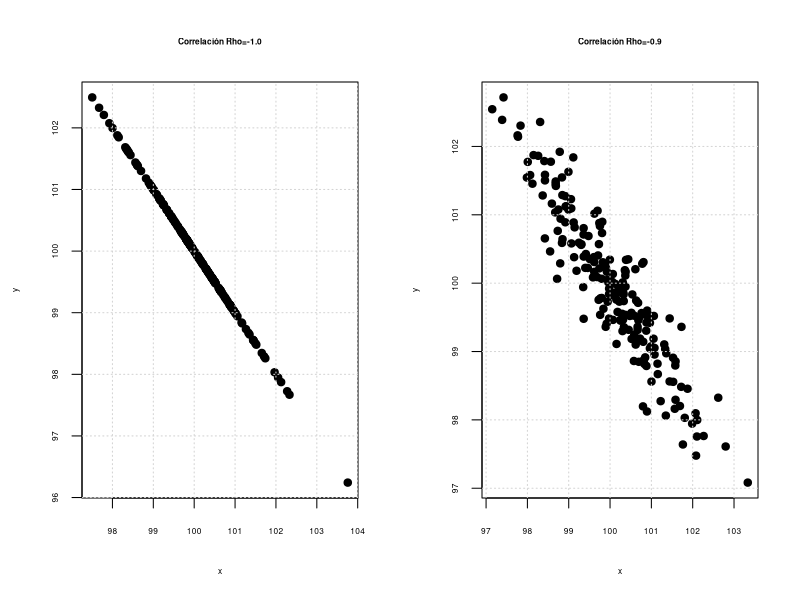
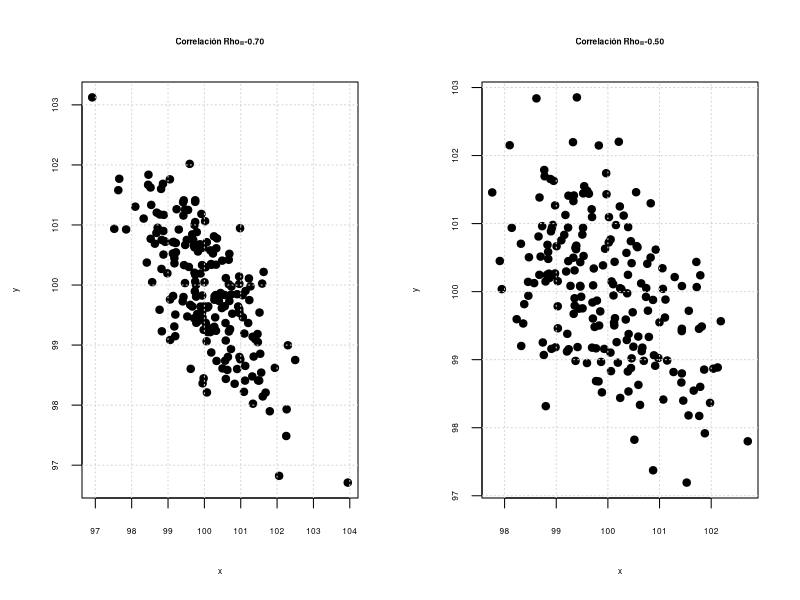
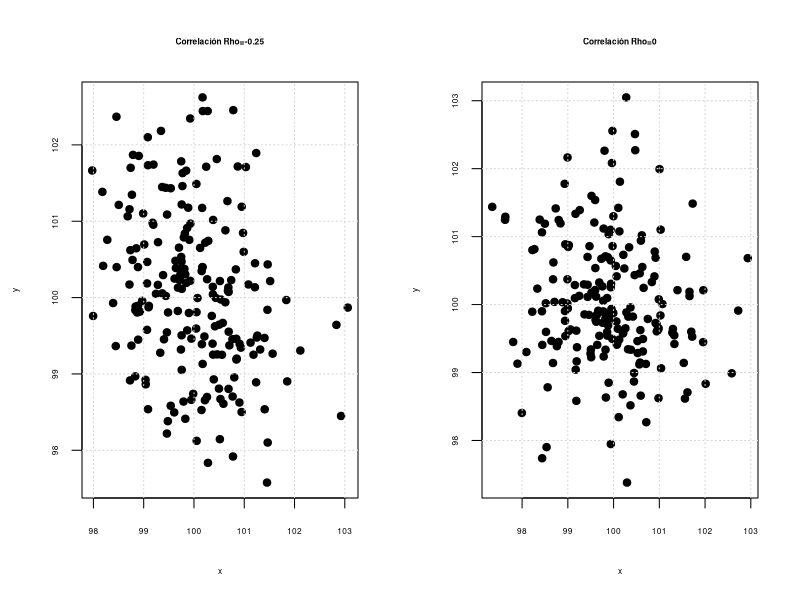
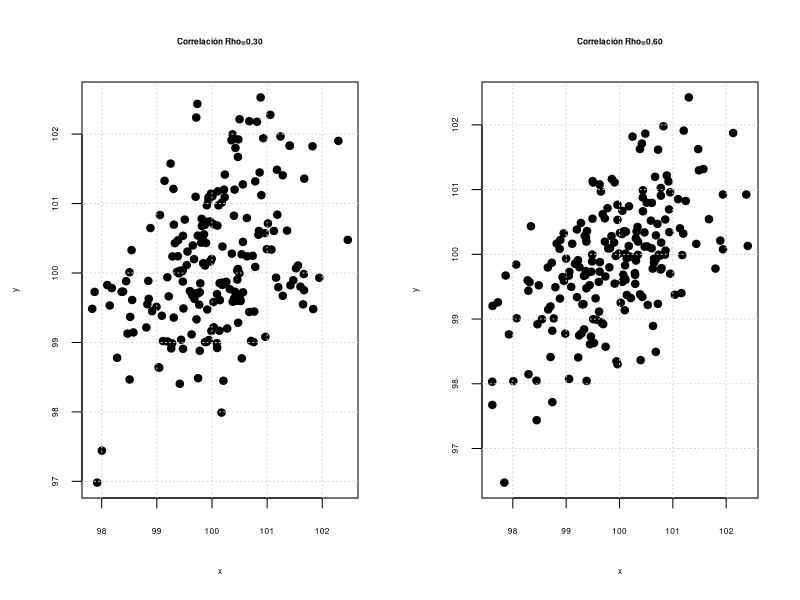
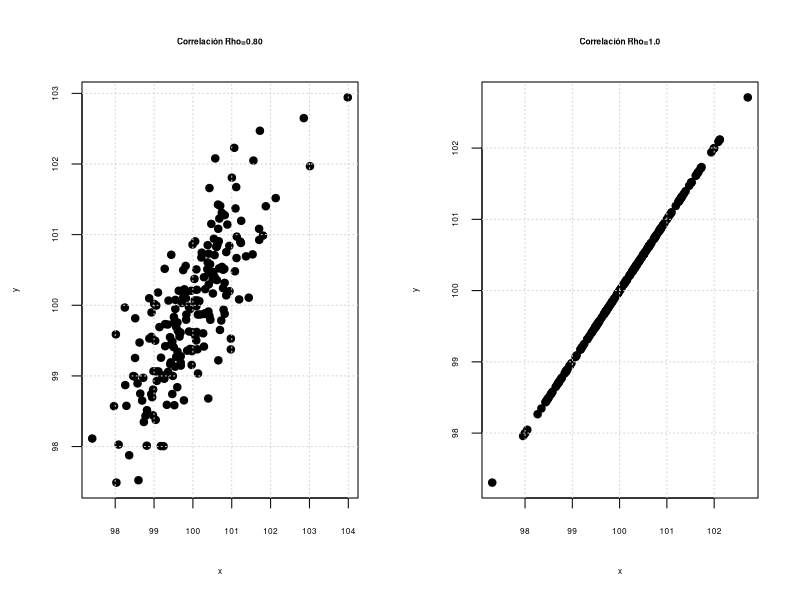
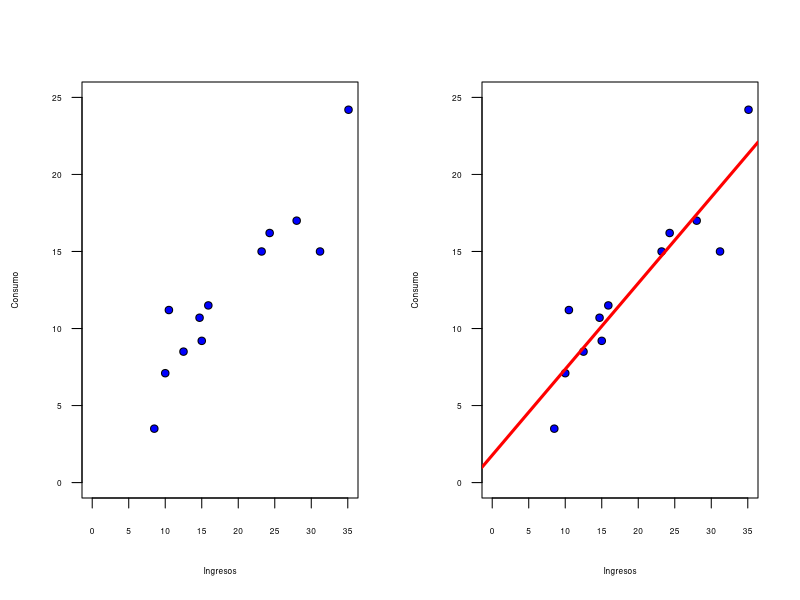
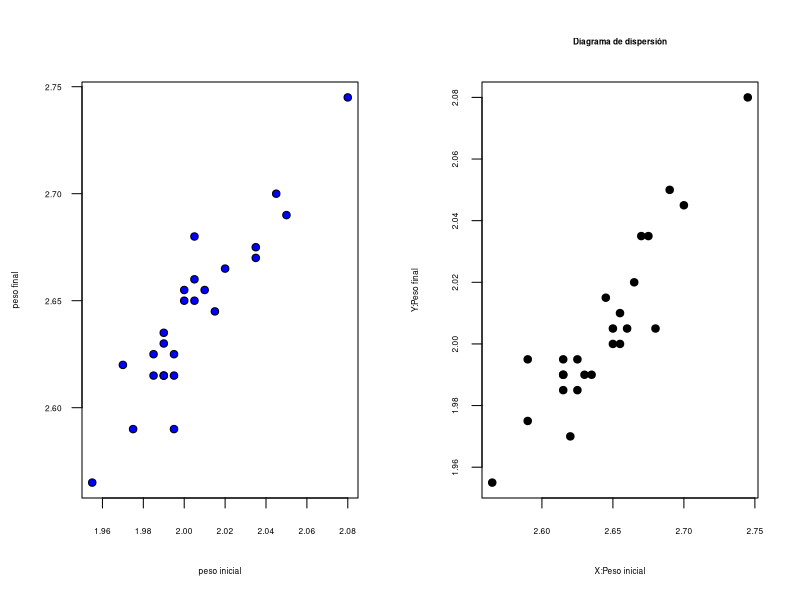
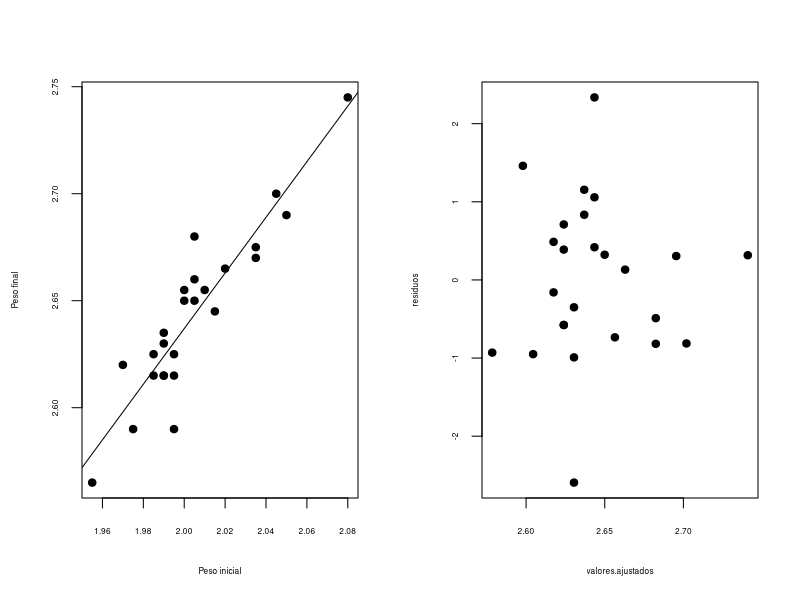

Recreate these plots in R, in order.
## ---- chunk 1
knitr::opts_chunk$set(echo = TRUE,comment = NA)
library(lmtest)

# colores
c0="#0DA5A6" # VERDE CLARO
c1="#E77C00" # NARANJA
c2="#6666FF" # AZUL  
c3="#4CBFBA" # VERDE CLARO  
c4="#E09600" # AMARILLO  
c5="#BC2B6A" # MORADO  

## ---- chunk 2
gen.corr.data<- function(rho,n){
  x <- rnorm(n)
  z <- rnorm(n)
  y<- rho*x + sqrt(1-rho^2)*z
    result <-cbind(y,x)
  return(result)
}
par(mfrow = c(1, 2),
    mar = c(5, 4, 4, 2) + 0.1,
                cex.lab=.5,  # tamaño de etiqueta ejes
                cex.axis=.5, # tamaño escalas de los ejes 
                cex.main=.5, # tamaño del titulo
                cex.sub=.5)

muestra<-gen.corr.data(-1,200)
x=muestra[,2]+100
y=muestra[,1]+100
plot(x,y, pch=19,main="Correlación Rho=-1.0")
grid()

muestra<-gen.corr.data(-0.90,200)
x=muestra[,2]+100
y=muestra[,1]+100
plot(x,y, pch=19,main="Correlación Rho=-0.9")
grid()

muestra<-gen.corr.data(-0.7,200)
x=muestra[,2]+100
y=muestra[,1]+100
plot(x,y, pch=19,main="Correlación Rho=-0.70")
grid()

muestra<-gen.corr.data(-0.50,200)
x=muestra[,2]+100
y=muestra[,1]+100
plot(x,y, pch=19,main="Correlación Rho=-0.50")
grid()

muestra<-gen.corr.data(-0.25,200)
x=muestra[,2]+100
y=muestra[,1]+100
plot(x,y, pch=19,main="Correlación Rho=-0.25")
grid()

muestra<-gen.corr.data(0,200)
x=muestra[,2]+100
y=muestra[,1]+100
plot(x,y, pch=19,main="Correlación Rho=0")
grid()


muestra<-gen.corr.data(0.3,200)
x=muestra[,2]+100
y=muestra[,1]+100
plot(x,y, pch=19,main="Correlación Rho=0.30")
grid()


muestra<-gen.corr.data(0.60,200)
x=muestra[,2]+100
y=muestra[,1]+100
plot(x,y, pch=19,main="Correlación Rho=0.60")
grid()


muestra<-gen.corr.data(0.8,200)
x=muestra[,2]+100
y=muestra[,1]+100
plot(x,y, pch=19,main="Correlación Rho=0.80")
grid()

muestra<-gen.corr.data(1,200)
x=muestra[,2]+100
y=muestra[,1]+100
plot(x,y, pch=19,main="Correlación Rho=1.0")
grid()

## ---- chunk 3
x=c(24.3,12.5,31.2,28,35.1,10.5,23.2,10,8.5,15.9,14.7,15)
y=c(16.2,8.5,15,17,24.2,11.2,15,7.1,3.5,11.5,10.7,9.2)

plot(x,y, xlab = "Ingresos", ylab = "Consumo",
pch=21, bg="blue", xlim=c(0,35), ylim=c(0,25), las=1)
## ---- chunk 4
plot(x,y, xlab = "Ingresos", ylab = "Consumo",
pch=21, bg="blue", xlim=c(0,35), ylim=c(0,25), las=1)
regresion=lm(y ~ x)
abline(regresion, col="red", lwd=3)
## ---- chunk 5
regresion=lm(y ~ x)
summary(regresion)
## ---- chunk 6
yhat=predict(regresion)
u=yhat-y
u
## ---- chunk 7

summary(u)
t.test(u, mu=0)
## ---- chunk 8
library(lmtest)
gqtest(y~x)
## ---- chunk 9
shapiro.test(u)
## ---- chunk 10
lmtest::dwtest(y~x)
## ---- chunk 11
summary(regresion)
## ---- chunk 12
anova(regresion)
## ---- chunk 13
	y=c(2.745, 2.700, 2.690, 2.680, 2.675, 2.670, 2.665, 2.660, 2.655, 2.655, 2.650, 2.650, 2.645, 2.635, 2.630, 2.625, 2.625, 2.620, 2.615, 2.615, 2.615, 2.615, 2.590, 2.590, 2.565)
	x=c(2.080, 2.045, 2.050, 2.005, 2.035, 2.035, 2.020, 2.005, 2.010, 2.000, 2.000, 2.005, 2.015, 1.990, 1.990, 1.995, 1.985, 1.970, 1.985, 1.990, 1.995, 1.990, 1.975, 1.995, 1.955)

plot(x,y, xlab = "peso inicial", ylab = "peso final", pch=21, bg="blue", las=1)
## ---- chunk 14
y=c(2.745, 2.700, 2.690, 2.680, 2.675, 2.670, 2.665, 2.660, 2.655, 2.655, 2.650, 2.650, 2.645, 2.635, 2.630, 2.625, 2.625, 2.620, 2.615, 2.615, 2.615, 2.615, 2.590, 2.590, 2.565)
x=c(2.080, 2.045, 2.050, 2.005, 2.035, 2.035, 2.020, 2.005, 2.010, 2.000, 2.000, 2.005, 2.015, 1.990, 1.990, 1.995, 1.985, 1.970, 1.985, 1.990, 1.995, 1.990, 1.975, 1.995, 1.955)
	
unos=rep(1,25)       # vector de unos
X=matrix(c(unos,x),nrow=25) # matriz X 
	
# Estimador MCO - Enfoque matricial
b=solve(t(X)%*%X)%*%(t(X)%*%y)
b    # vector de estimadores 
## ---- chunk 15
regresion=lm(y~x)
summary(regresion)
## ---- chunk 16
residuos=regresion$residuals
summary(residuos)
t.test(residuos)
## ---- chunk 17
# Es necesario cargar el paquete 
library(lmtest)
dwtest(y~x)
## ---- chunk 18
	shapiro.test(residuos)
## ---- chunk 19
# Supuesto de varianza constante de errores o homoscedasticidad
summary(
lm(residuos^2 ~ x))
## ---- chunk 20
y=c(2.745, 2.700, 2.690, 2.680, 2.675, 2.670, 2.665, 2.660, 2.655, 2.655, 2.650, 2.650, 2.645, 2.635, 2.630, 2.625, 2.625, 2.620, 2.615, 2.615, 2.615, 2.615, 2.590, 2.590, 2.565)
		x=c(2.080, 2.045, 2.050, 2.005, 2.035, 2.035, 2.020, 2.005, 2.010, 2.000, 2.000, 2.005, 2.015, 1.990, 1.990, 1.995, 1.985, 1.970, 1.985, 1.990, 1.995, 1.990, 1.975, 1.995, 1.955)
		
		# Descriptivas
		summary(y); summary(x)
## ---- chunk 21
# Diagrama de dispersión X vs Y
		plot(y,x, main="Diagrama de dispersión",xlab="X:Peso inicial", 
		     ylab="Y:Peso final", pch=19)
## ---- chunk 22
# Estimación por MCO
		regresion=lm(y~x)
		summary(regresion)
		confint(regresion)
		plot(y~x, xlab = "Peso inicial", ylab = "Peso final", pch=19)
		abline(regresion)
## ---- chunk 23
# Analisis de la varianza
		anova(regresion)
## ---- chunk 24
# Residuos
		residuos <- rstandard(regresion)
		valores.ajustados <- fitted(regresion)
		plot(valores.ajustados, residuos, pch=19)
## ---- chunk 25
# Diagnostico de normalidad
		qqnorm(residuos, main="Normalidad de los Residuales")
		qqline(residuos)
		plot(y,x, xlab = "peso-F", ylab = "peso-b", pch=19)
		abline(y~x)
## ---- chunk 26
# validación de supuestos del modelo
		residuos=rstandard(regresion)
		valores.ajustados <- fitted(regresion)
		plot(valores.ajustados, residuos,  pch=19)
		lmtest::dwtest(y~x)
		lmtest::bgtest(y~x)
		lmtest::resettest(y~x , power=2, type="regressor")
		shapiro.test(residuos)
## ---- chunk 27
curve(.2*x^2, from=1, to=20, n=500, xlab="x", ylab="y",col="blue", lwd=2, main="(1a)")
curve(.2*x^1, from=1, to=20, n=500, xlab="x", ylab="y",col="red", lwd=2, main="(1b)")
curve(.2*x^0.1, from=1, to=20, n=500, xlab="x", ylab="y",col="green", lwd=2, main="(1c)")
## ---- chunk 28
curve(exp(-2*x), from=1, to=20, n=500, xlab="x", ylab="y",col="blue", lwd=2, main="(1a)")
curve(exp(2*x), from=1, to=20, n=500, xlab="x", ylab="y",col="green", lwd=2, main="(1c)")
## ---- chunk 29
curve(2-3*log(x), from=1, to=20, n=500, xlab="xvalue", ylab="yvalue",col="blue", lwd=2, main="(1a)")
curve(2+log(x), from=1, to=20, n=500, xlab="xvalue", ylab="yvalue",col="red", lwd=2, main="(1b)")
curve(2+3*log(x), from=1, to=20, n=500, xlab="xvalue", ylab="yvalue",col="green", lwd=2, main="(1c)")
## ---- chunk 30
x=c(939,5796,289,283,138,2698,663,1069,5945,4159,1266,1481,4716)
y=c(251,4690,124,294,138,1085,345,355,5753,1377,802,945,2327)
plot(x,y, las=1,  pch=19)
grid()
## ---- chunk 31
modelo1=lm(y~x)
summary(modelo1)
## ---- chunk 32
modelo2=lm(log(y)~x)
summary(modelo2)
## ---- chunk 33
modelo3=lm(log(y)~log(x))
summary(modelo3)
## ---- chunk 34
modelo4=lm(y~log(x))
summary(modelo4)
## ---- chunk 35
x=c(24.3,12.5,31.2,28,35.1,10.5,23.2,10,8.5,15.9,14.7,15)
y=c(16.2,8.5,15,17,24.2,11.2,15,7.1,3.5,11.5,10.7,9.2)
		
regresion=lm(y ~ x)
summary(regresion)
nuevo <- data.frame(x=18)
predict(object=regresion, newdata=nuevo, interval="predict", level=0.95)
## ---- chunk 36
predict(object=regresion, newdata=nuevo, interval="confidence", level=0.95)
